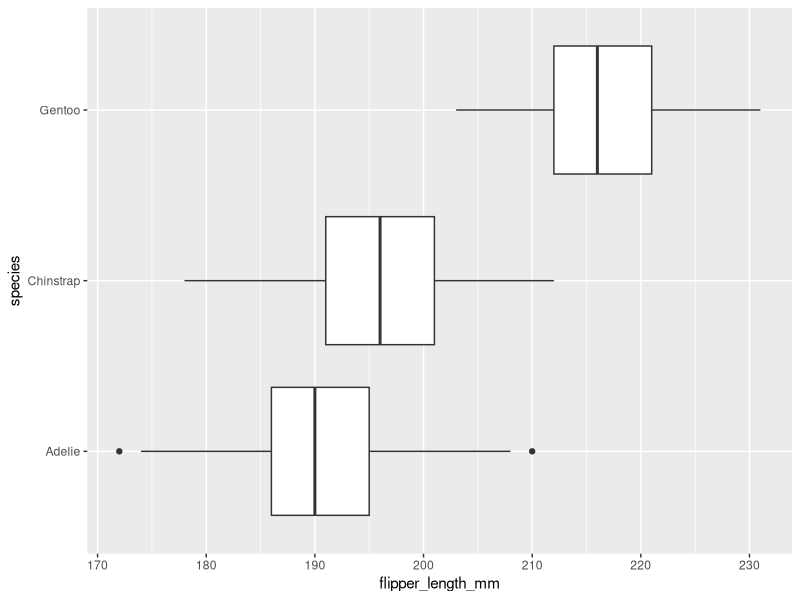
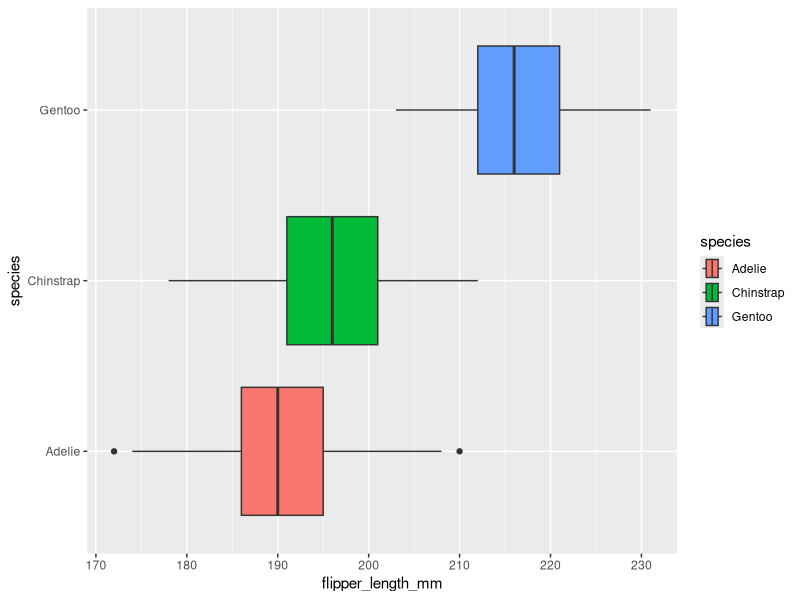
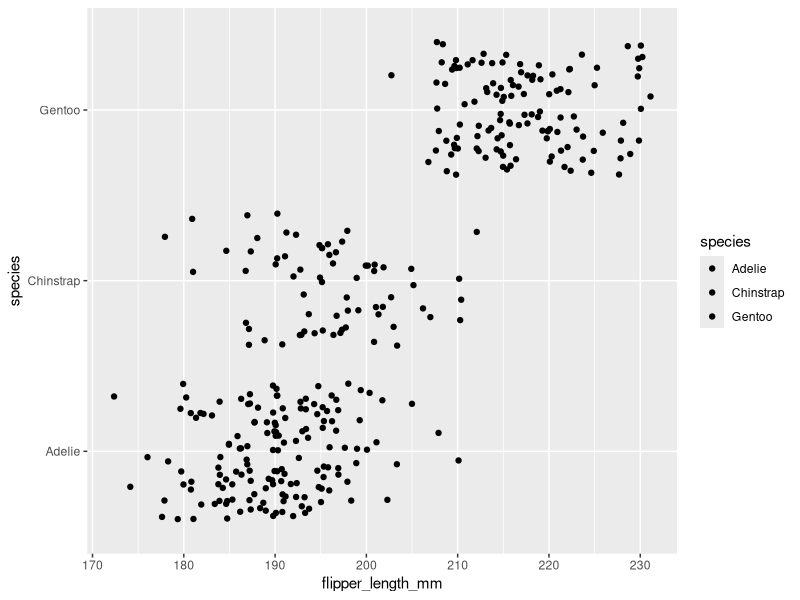
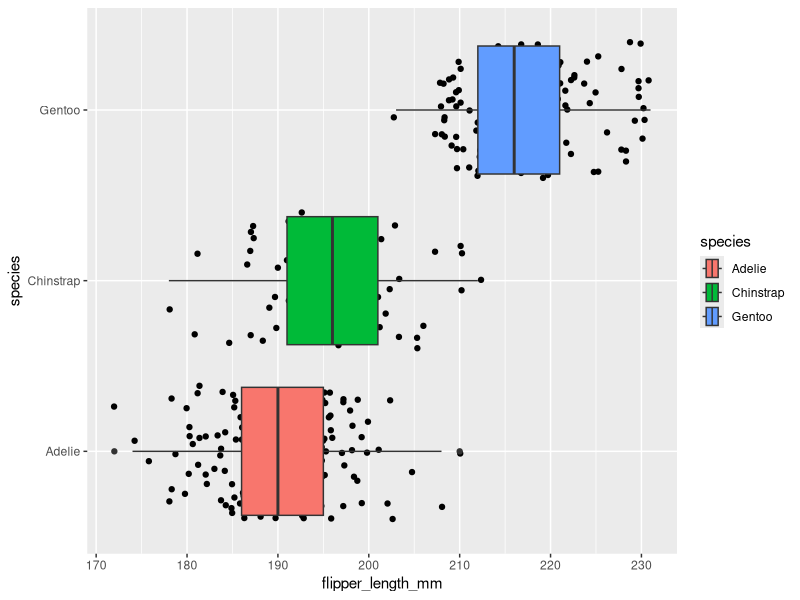
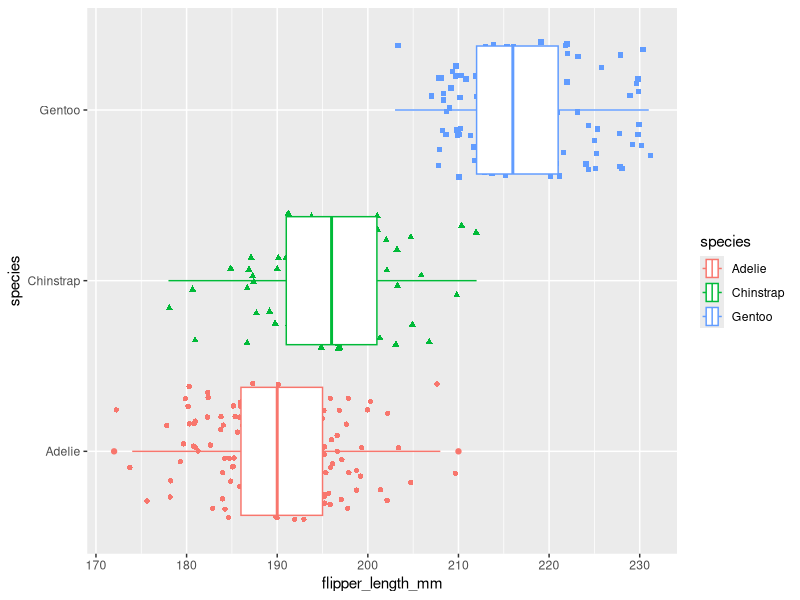

Write the R code that produced these figures, in order.
## ---- chunk 1
knitr::opts_chunk$set(error = TRUE)
## ---- chunk 2
library(palmerpenguins)
penguins
## ---- chunk 3
library(ggplot2)
## ---- chunk 4
ggplot(data = penguins, mapping = aes(x = flipper_length_mm, y = species)) +
  geom_boxplot()
## ---- chunk 5
ggplot(data = penguins, mapping = aes(x = flipper_length_mm, y = species, fill = species)) +
  geom_boxplot()
## ---- chunk 6
ggplot(data = penguins, mapping = aes(x = flipper_length_mm, y = species, fill = species)) +
  geom_jitter()
## ---- chunk 7
ggplot(data = penguins, mapping = aes(x = flipper_length_mm, y = species, fill = species)) +
  geom_jitter() +
  geom_boxplot() 
## ---- chunk 8
ggplot(data = penguins, mapping = aes(x = flipper_length_mm, y = species, color = species)) +
  geom_jitter(mapping=aes(shape = species))  +
  geom_boxplot()
## ---- chunk 9

## ---- chunk 10

## ---- chunk 11

## ---- chunk 12

## ---- chunk 13

## ---- chunk 14

